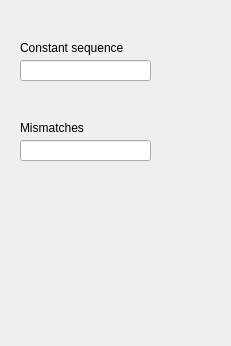
<?xml version="1.0" encoding="UTF-8"?>
<ui version="4.0">
 <class>constantparameters</class>
 <widget class="QWidget" name="constantparameters">
  <property name="geometry">
   <rect>
    <x>0</x>
    <y>0</y>
    <width>231</width>
    <height>346</height>
   </rect>
  </property>
  <property name="windowTitle">
   <string>Form</string>
  </property>
  <widget class="QLineEdit" name="PatternFile">
   <property name="geometry">
    <rect>
     <x>20</x>
     <y>60</y>
     <width>131</width>
     <height>21</height>
    </rect>
   </property>
  </widget>
  <widget class="QLabel" name="label">
   <property name="geometry">
    <rect>
     <x>20</x>
     <y>40</y>
     <width>141</width>
     <height>16</height>
    </rect>
   </property>
   <property name="text">
    <string>Constant sequence</string>
   </property>
  </widget>
  <widget class="QLineEdit" name="PatternFile_2">
   <property name="geometry">
    <rect>
     <x>20</x>
     <y>140</y>
     <width>131</width>
     <height>21</height>
    </rect>
   </property>
  </widget>
  <widget class="QLabel" name="label_2">
   <property name="geometry">
    <rect>
     <x>20</x>
     <y>120</y>
     <width>141</width>
     <height>16</height>
    </rect>
   </property>
   <property name="text">
    <string>Mismatches</string>
   </property>
  </widget>
 </widget>
 <resources/>
 <connections/>
</ui>
